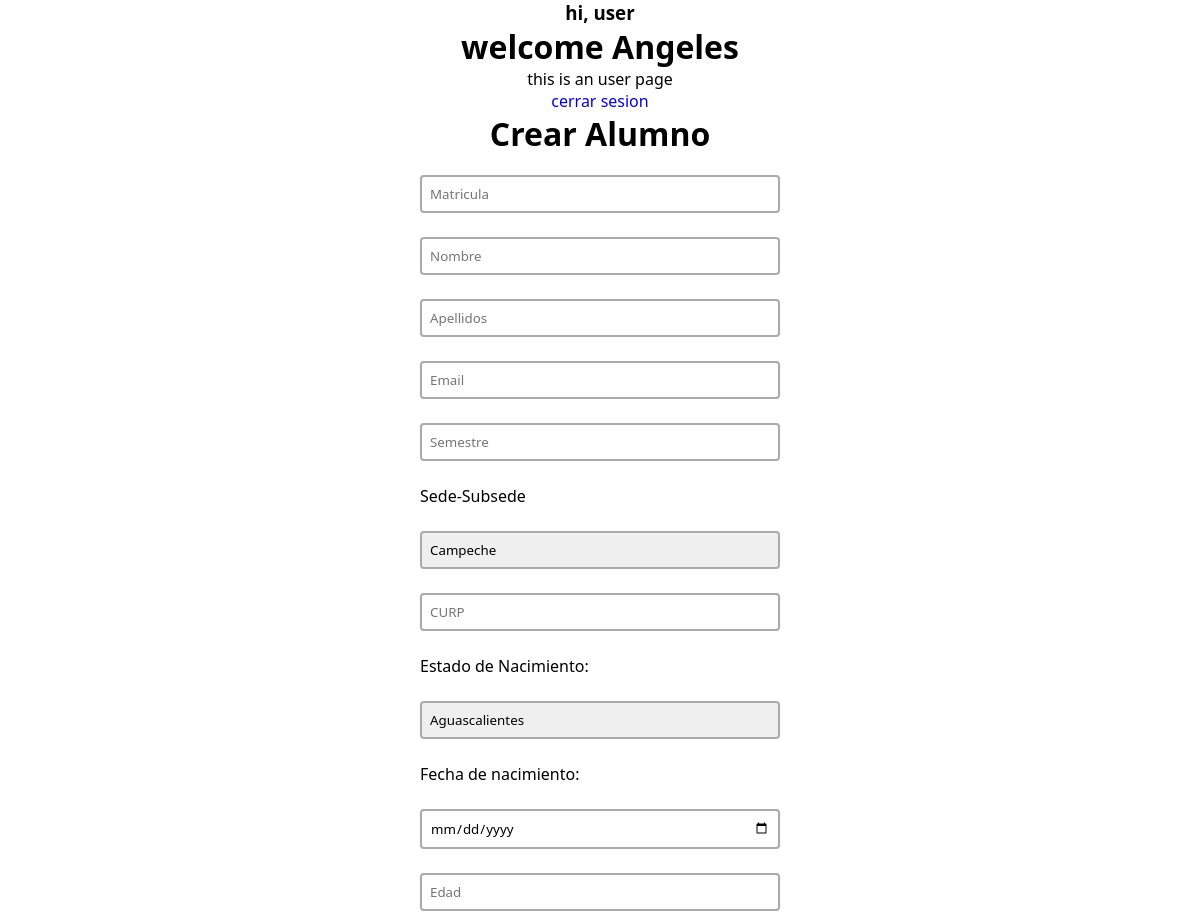
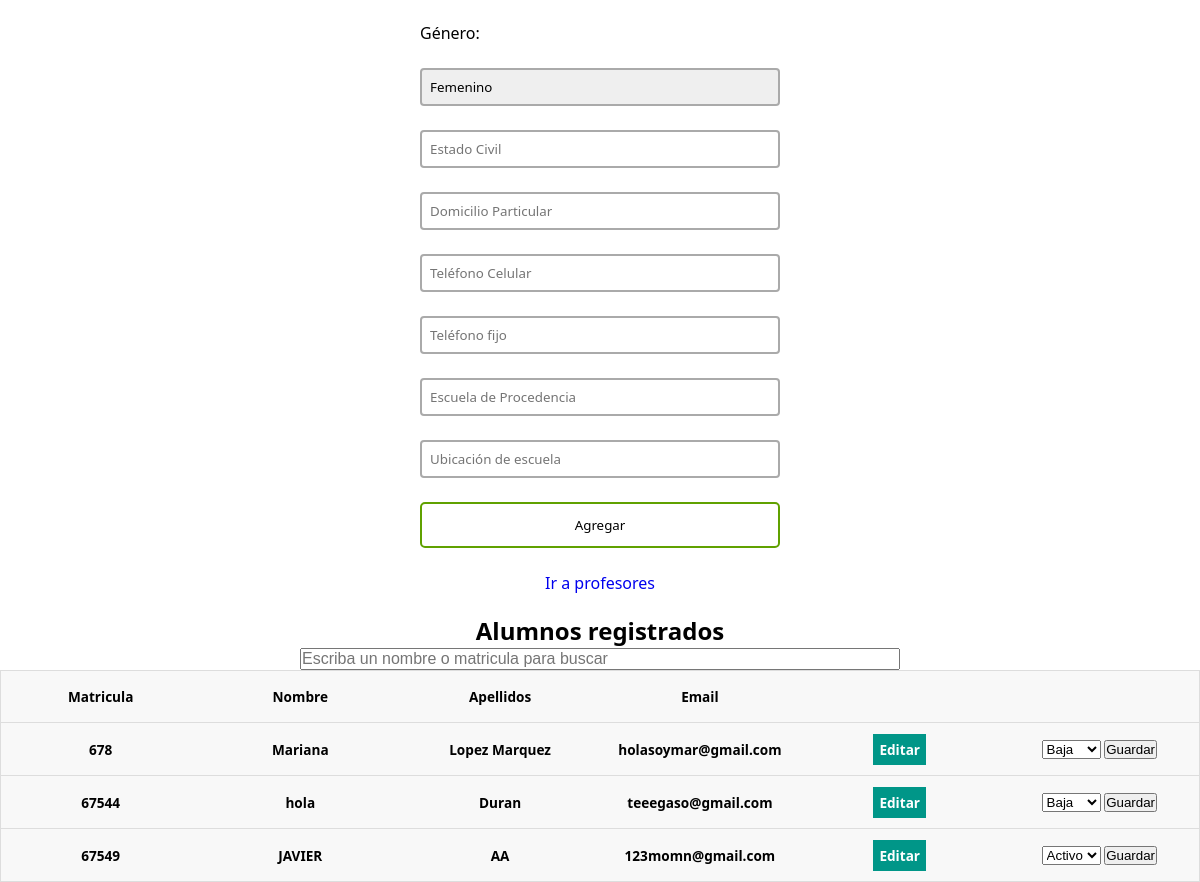
The page /welcome_professor.php (signed in) on the database its author committed (2 pictures, top to bottom).
### tables this page shows
CREATE TABLE `alumnos` (
  `matricula` int(11) NOT NULL,
  `fecha_inscripcion` timestamp NULL DEFAULT current_timestamp(),
  `nombre` varchar(255) NOT NULL,
  `apellido` varchar(50) NOT NULL,
  `modulo` varchar(3) NOT NULL DEFAULT '041',
  `semestre` int(1) DEFAULT NULL,
  `sede_subsede` varchar(30) DEFAULT NULL,
  `email` varchar(255) NOT NULL,
  `curp` varchar(18) DEFAULT NULL,
  `lugar_nacimiento` varchar(50) NOT NULL,
  `fecha_nacimiento` date DEFAULT NULL,
  `edad` int(2) DEFAULT NULL,
  `genero` enum('Masculino','Femenino','Otro') DEFAULT 'Otro',
  `estado_civil` varchar(20) DEFAULT NULL,
  `domicilio_particular` text DEFAULT NULL,
  `telefono_celular` varchar(10) DEFAULT NULL,
  `telefono_fijo` varchar(10) DEFAULT NULL,
  `escuela_de_procedencia` varchar(60) DEFAULT NULL,
  `ubicacion_de_escuela` text DEFAULT NULL,
  `status` enum('activo','baja') NOT NULL DEFAULT 'activo'
);

### welcome_professor.php (the view, shortened to what this page needs)
<?php
$con = connection();
$sql = "SELECT * FROM alumnos";
$query = mysqli_query($con, $sql);
?>
<!DOCTYPE html>
<html lang="en">
<head>
    <link href="CSS/style.css" rel="stylesheet">
</head>
<body>
    <div class="content">
        <h3>hi, <span>user</span></h3>
        <h1>welcome <span><?php echo $_SESSION['user_name'] ?></span></h1>
        <p>this is an user page</p>
        <a href="logout.php" class="btn">cerrar sesion</a>
    </div>
    <div class="users-form">
        <h1>Crear Alumno</h1>
        <form action="insert_user.php" method="POST">
            <input type="text" name="matricula" placeholder="Matricula">
            <input type="text" name="nombre" placeholder="Nombre">
            <input type="text" name="apellido" placeholder="Apellidos">
            <input type="email" name="email" placeholder="Email">
            <input type="number" name="semestre" placeholder="Semestre">
            <label for="sede_subsede" style="text-align:start;">Sede-Subsede</label>
            <select id="sede_subsede" name="sede_subsede">
            <option value="Campeche">Campeche</option>
            </select>
            <input type="text" name="curp" placeholder="CURP" required>
            <label for="lugar_nacimiento" style="text-align:start;">Estado de Nacimiento:</label>
            <select name="lugar_nacimiento" id="lugar_nacimiento">
                <option value="Aguascalientes">Aguascalientes</option>
            </select>
            <p style="text-align:start;">Fecha de nacimiento:</p>
            <input type="date" name="fecha_nacimiento" placeholder="Fecha de Nacimiento">
            <input type="text" name="edad" placeholder="Edad">
            <label for="genero" style="text-align:start;">Género:</label>
            <select id="genero" name="genero">
            <option value="Femenino">Femenino</option>
            </select>
            <input type="text" name="estado_civil" placeholder="Estado Civil">
            <input type="text" name="domicilio_particular" placeholder="Domicilio Particular">
            <input type="number" name="telefono_celular" placeholder="Teléfono Celular">
            <input type="number" name="telefono_fijo" placeholder="Teléfono fijo">
            <input type="text" name="escuela_de_procedencia" placeholder="Escuela de Procedencia">
            <input type="text" name="ubicacion_de_escuela" placeholder="Ubicación de escuela">
            <input type="submit" value="Agregar">
            <a href="profesores.php">Ir a profesores</a>
        </form>
    </div>
    <div class="users-table">
        <h2>Alumnos registrados</h2>
        <input type="text" name="search_student" placeholder="Escriba un nombre o matricula para buscar" style="font-size:16px; width:50%">
        <table>
            <thead>
                <tr>
                    <th>Matricula</th>
                    <th>Nombre</th>
                    <th>Apellidos</th>
                    <th>Email</th>
                    <th></th>
                    <th></th>
                </tr>
            </thead>
            <tbody>
                <?php while ($row = mysqli_fetch_array($query)): ?>
                    <tr>
                        <th><?= $row['matricula'] ?></th>
                        <th><?= $row['nombre'] ?></th>
                        <th><?= $row['apellido'] ?></th>
                        <th><?= $row['email'] ?></th>
                        <th><a href="update.php?matricula=<?= $row['matricula'] ?>" class="users-table--edit">Editar</a></th>
                        <th>
                            <form action="update_student_status.php" method="POST">
                                <select name="status">
                                    <option value="activo" <?= $row['status'] == 'activo' ? 'selected' : '' ?>>Activo</option>
                                    <option value="baja" <?= $row['status'] == 'baja' ? 'selected' : '' ?>>Baja</option>
                                </select>
                                <button type="submit">Guardar</button>
                            </form>
                        </th>
                    </tr>
                <?php endwhile; ?>
            </tbody>
        </table>
    </div>
</body>
</html>

### CSS/style.css (style rules this page uses)
* { box-sizing: border-box; margin: 0; padding: 0; }
html { font-family: 'Segoe UI', sans-serif; text-align: center; }
a { text-decoration: none; }
.users-form form { display: flex; flex-direction: column; gap: 24px; width: 30%; margin: 20px auto; text-align: center; }
.users-form form input, .users-form form select { font-family: 'Segoe UI', sans-serif; padding: 8px; border: 2px solid #aaa; border-radius: 4px; outline: none; transition: .3s; -webkit-appearance: none; -moz-appearance: none; appearance: none; }
.users-form form input[type=text], .users-form form input[type=password], .users-form form input[type=email], .users-form form input[type=number], .users-form form input[type=date], .users-form form select { -webkit-appearance: none; appearance: none; }
.users-form form input[type=submit] { border: none; padding: 12px 50px; text-decoration: none; transition-duration: 0.4s; cursor: pointer; border-radius: 5px; background-color: white; color: black; border: 2px solid #60a100; }
.users-table table { border: 1px solid #ccc; border-collapse: collapse; margin: 0; padding: 0; width: 100%; table-layout: fixed; }
table tr { background-color: #f8f8f8; border: 1px solid #ddd; padding: 4px; }
table th { padding: 16px; text-align: center; font-size: .85em; }
.users-table--edit { background: #009688; padding: 6px; color: #fff; text-align: center; font-weight: bold; }

### rows shown on the page
alumnos: matricula "678", nombre "Mariana", apellido "Lopez Marquez", email "holasoymar@gmail.com", status "Baja"
alumnos: matricula "67544", nombre "hola", apellido "Duran", email "teeegaso@gmail.com", status "Baja"
alumnos: matricula "67549", nombre "JAVIER", apellido "AA", email "123momn@gmail.com", status "Activo"

### other values the page prints
$_SESSION['user_name'] "Angeles"
